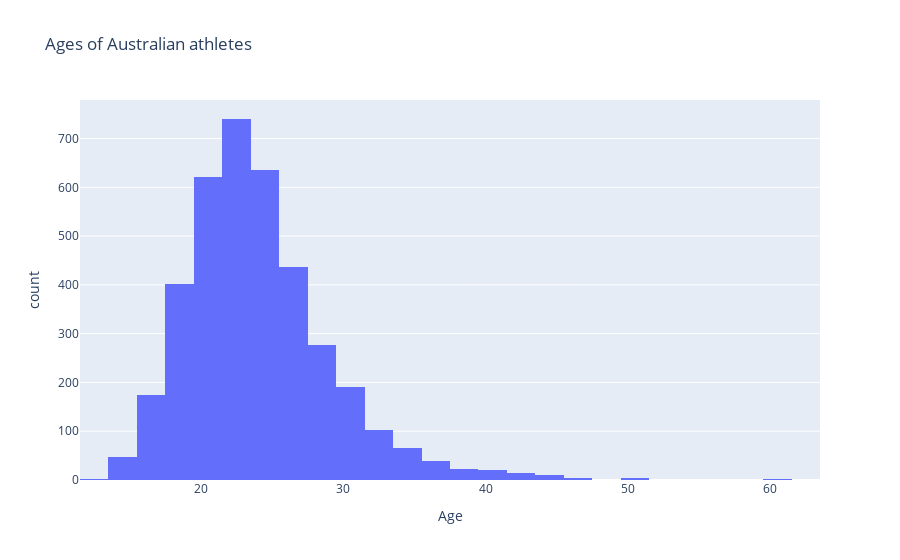

The cell this chart's notebook holds for it:
### Markdown cell above
### Australia - histogram for ages

### Code cell
athlete_ages = pd.read_csv(f"{directory_data}/athlete_events_fixed_age.csv")

australia_rows = athlete_ages[(athlete_ages['NOC'] == 'AUS') | (['NOC'] == 'ANZ')]

australia_rows_uniqueID = australia_rows.drop_duplicates(subset='ID') 
fig = px.histogram(australia_rows_uniqueID, x='Age', nbins=30, title="Ages of Australian athletes") 

fig.show()

# make it cooler! 
# idé: slider for different years?

### Figure 1 — Plotly figure (JSON) as saved in the notebook; plotly's stock layout.template omitted (floating-point values rounded to 4 significant figures; data arrays with more than 128 entries replaced by an {"elided": "..."} marker saying what was removed)
{"data": [{"bingroup": "x", "hovertemplate": "Age=%{x}<br>count=%{y}<extra></extra>", "legendgroup": "", "marker": {"color": "#636efa", "pattern": {"shape": ""}}, "name": "", "nbinsx": 30, "orientation": "v", "showlegend": false, "type": "histogram", "x": {"elided": "3820 float values"}, "xaxis": "x", "yaxis": "y"}], "layout": {"barmode": "relative", "legend": {"tracegroupgap": 0}, "title": {"text": "Ages of Australian athletes"}, "xaxis": {"anchor": "y", "domain": [0, 1], "title": {"text": "Age"}}, "yaxis": {"anchor": "x", "domain": [0, 1], "title": {"text": "count"}}}}
